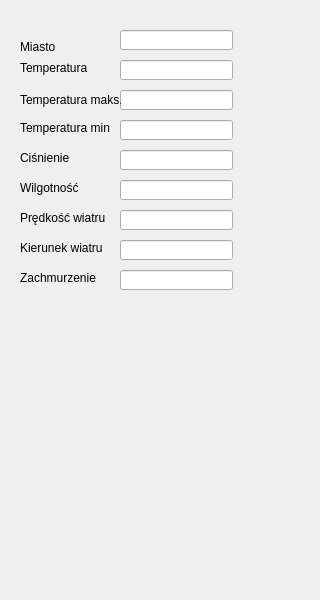
<?xml version="1.0" encoding="UTF-8"?>
<ui version="4.0">
 <class>Form</class>
 <widget class="QWidget" name="Form">
  <property name="geometry">
   <rect>
    <x>0</x>
    <y>0</y>
    <width>320</width>
    <height>600</height>
   </rect>
  </property>
  <property name="windowTitle">
   <string>Form</string>
  </property>
  <widget class="QLineEdit" name="Temperatura">
   <property name="geometry">
    <rect>
     <x>120</x>
     <y>60</y>
     <width>113</width>
     <height>20</height>
    </rect>
   </property>
  </widget>
  <widget class="QLineEdit" name="maxTemperatura">
   <property name="geometry">
    <rect>
     <x>120</x>
     <y>90</y>
     <width>113</width>
     <height>20</height>
    </rect>
   </property>
  </widget>
  <widget class="QLineEdit" name="minTemperatura">
   <property name="geometry">
    <rect>
     <x>120</x>
     <y>120</y>
     <width>113</width>
     <height>20</height>
    </rect>
   </property>
  </widget>
  <widget class="QLineEdit" name="Cisnienie">
   <property name="geometry">
    <rect>
     <x>120</x>
     <y>150</y>
     <width>113</width>
     <height>20</height>
    </rect>
   </property>
  </widget>
  <widget class="QLineEdit" name="Wilgotnosc">
   <property name="geometry">
    <rect>
     <x>120</x>
     <y>180</y>
     <width>113</width>
     <height>20</height>
    </rect>
   </property>
  </widget>
  <widget class="QLineEdit" name="PredkoscWiatru">
   <property name="geometry">
    <rect>
     <x>120</x>
     <y>210</y>
     <width>113</width>
     <height>20</height>
    </rect>
   </property>
  </widget>
  <widget class="QLineEdit" name="KierunekWiatru">
   <property name="geometry">
    <rect>
     <x>120</x>
     <y>240</y>
     <width>113</width>
     <height>20</height>
    </rect>
   </property>
  </widget>
  <widget class="QLabel" name="label">
   <property name="geometry">
    <rect>
     <x>20</x>
     <y>60</y>
     <width>91</width>
     <height>16</height>
    </rect>
   </property>
   <property name="text">
    <string>Temperatura</string>
   </property>
  </widget>
  <widget class="QLabel" name="label_2">
   <property name="geometry">
    <rect>
     <x>20</x>
     <y>90</y>
     <width>101</width>
     <height>20</height>
    </rect>
   </property>
   <property name="text">
    <string>Temperatura maks.</string>
   </property>
  </widget>
  <widget class="QLabel" name="label_3">
   <property name="geometry">
    <rect>
     <x>20</x>
     <y>120</y>
     <width>91</width>
     <height>16</height>
    </rect>
   </property>
   <property name="text">
    <string>Temperatura min</string>
   </property>
  </widget>
  <widget class="QLabel" name="label_4">
   <property name="geometry">
    <rect>
     <x>20</x>
     <y>150</y>
     <width>121</width>
     <height>16</height>
    </rect>
   </property>
   <property name="text">
    <string>Ciśnienie</string>
   </property>
  </widget>
  <widget class="QLabel" name="label_5">
   <property name="geometry">
    <rect>
     <x>20</x>
     <y>210</y>
     <width>91</width>
     <height>16</height>
    </rect>
   </property>
   <property name="text">
    <string>Prędkość wiatru</string>
   </property>
  </widget>
  <widget class="QLabel" name="label_6">
   <property name="geometry">
    <rect>
     <x>20</x>
     <y>240</y>
     <width>101</width>
     <height>16</height>
    </rect>
   </property>
   <property name="text">
    <string>Kierunek wiatru</string>
   </property>
  </widget>
  <widget class="QLabel" name="label_7">
   <property name="geometry">
    <rect>
     <x>20</x>
     <y>270</y>
     <width>81</width>
     <height>16</height>
    </rect>
   </property>
   <property name="text">
    <string>Zachmurzenie</string>
   </property>
  </widget>
  <widget class="QLineEdit" name="Zachmurzenie">
   <property name="geometry">
    <rect>
     <x>120</x>
     <y>270</y>
     <width>113</width>
     <height>20</height>
    </rect>
   </property>
  </widget>
  <widget class="QLabel" name="label_8">
   <property name="geometry">
    <rect>
     <x>20</x>
     <y>40</y>
     <width>46</width>
     <height>13</height>
    </rect>
   </property>
   <property name="text">
    <string>Miasto</string>
   </property>
  </widget>
  <widget class="QLineEdit" name="Miasto">
   <property name="geometry">
    <rect>
     <x>120</x>
     <y>30</y>
     <width>113</width>
     <height>20</height>
    </rect>
   </property>
  </widget>
  <widget class="QLabel" name="label_9">
   <property name="geometry">
    <rect>
     <x>20</x>
     <y>180</y>
     <width>81</width>
     <height>16</height>
    </rect>
   </property>
   <property name="text">
    <string>Wilgotność</string>
   </property>
  </widget>
 </widget>
 <resources/>
 <connections/>
</ui>
